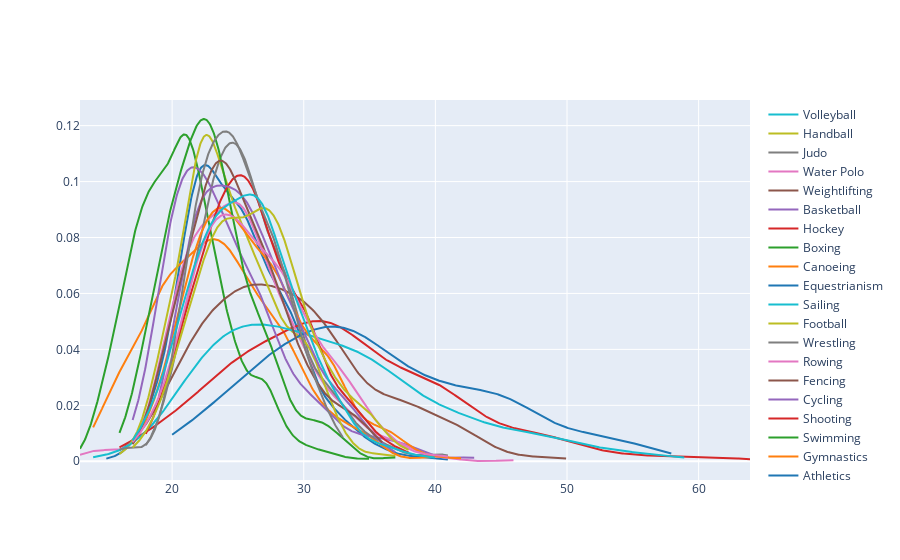

This figure's notebook cell:
### Code cell
y2 = []
labels = []

for sport in famous_sports:
    ages = athlete_df[(athlete_df["Medal"] == "Gold") & (athlete_df["Sport"] == sport)]["Age"].dropna()
    if len(ages) > 1 and ages.nunique() > 1:   # need ≥2 unique values
        y2.append(ages.tolist())
        labels.append(sport)

fig = ff.create_distplot(y2, labels, show_hist=False, show_rug=False)
fig.show()

### Figure 1 — Plotly figure (JSON) as saved in the notebook; plotly's stock layout.template omitted (floating-point values rounded to 4 significant figures; data arrays with more than 128 entries replaced by an {"elided": "..."} marker saying what was removed)
{"data": [{"legendgroup": "Athletics", "marker": {"color": "rgb(31, 119, 180)"}, "mode": "lines", "name": "Athletics", "showlegend": true, "type": "scatter", "x": {"elided": "500 float values"}, "xaxis": "x", "y": {"elided": "500 float values"}, "yaxis": "y"}, {"legendgroup": "Gymnastics", "marker": {"color": "rgb(255, 127, 14)"}, "mode": "lines", "name": "Gymnastics", "showlegend": true, "type": "scatter", "x": {"elided": "500 float values"}, "xaxis": "x", "y": {"elided": "500 float values"}, "yaxis": "y"}, {"legendgroup": "Swimming", "marker": {"color": "rgb(44, 160, 44)"}, "mode": "lines", "name": "Swimming", "showlegend": true, "type": "scatter", "x": {"elided": "500 float values"}, "xaxis": "x", "y": {"elided": "500 float values"}, "yaxis": "y"}, {"legendgroup": "Shooting", "marker": {"color": "rgb(214, 39, 40)"}, "mode": "lines", "name": "Shooting", "showlegend": true, "type": "scatter", "x": {"elided": "500 float values"}, "xaxis": "x", "y": {"elided": "500 float values"}, "yaxis": "y"}, {"legendgroup": "Cycling", "marker": {"color": "rgb(148, 103, 189)"}, "mode": "lines", "name": "Cycling", "showlegend": true, "type": "scatter", "x": {"elided": "500 float values"}, "xaxis": "x", "y": {"elided": "500 float values"}, "yaxis": "y"}, {"legendgroup": "Fencing", "marker": {"color": "rgb(140, 86, 75)"}, "mode": "lines", "name": "Fencing", "showlegend": true, "type": "scatter", "x": {"elided": "500 float values"}, "xaxis": "x", "y": {"elided": "500 float values"}, "yaxis": "y"}, {"legendgroup": "Rowing", "marker": {"color": "rgb(227, 119, 194)"}, "mode": "lines", "name": "Rowing", "showlegend": true, "type": "scatter", "x": {"elided": "500 float values"}, "xaxis": "x", "y": {"elided": "500 float values"}, "yaxis": "y"}, {"legendgroup": "Wrestling", "marker": {"color": "rgb(127, 127, 127)"}, "mode": "lines", "name": "Wrestling", "showlegend": true, "type": "scatter", "x": {"elided": "500 float values"}, "xaxis": "x", "y": {"elided": "500 float values"}, "yaxis": "y"}, {"legendgroup": "Football", "marker": {"color": "rgb(188, 189, 34)"}, "mode": "lines", "name": "Football", "showlegend": true, "type": "scatter", "x": {"elided": "500 float values"}, "xaxis": "x", "y": {"elided": "500 float values"}, "yaxis": "y"}, {"legendgroup": "Sailing", "marker": {"color": "rgb(23, 190, 207)"}, "mode": "lines", "name": "Sailing", "showlegend": true, "type": "scatter", "x": {"elided": "500 float values"}, "xaxis": "x", "y": {"elided": "500 float values"}, "yaxis": "y"}, {"legendgroup": "Equestrianism", "marker": {"color": "rgb(31, 119, 180)"}, "mode": "lines", "name": "Equestrianism", "showlegend": true, "type": "scatter", "x": {"elided": "500 float values"}, "xaxis": "x", "y": {"elided": "500 float values"}, "yaxis": "y"}, {"legendgroup": "Canoeing", "marker": {"color": "rgb(255, 127, 14)"}, "mode": "lines", "name": "Canoeing", "showlegend": true, "type": "scatter", "x": {"elided": "500 float values"}, "xaxis": "x", "y": {"elided": "500 float values"}, "yaxis": "y"}, {"legendgroup": "Boxing", "marker": {"color": "rgb(44, 160, 44)"}, "mode": "lines", "name": "Boxing", "showlegend": true, "type": "scatter", "x": {"elided": "500 float values"}, "xaxis": "x", "y": {"elided": "500 float values"}, "yaxis": "y"}, {"legendgroup": "Hockey", "marker": {"color": "rgb(214, 39, 40)"}, "mode": "lines", "name": "Hockey", "showlegend": true, "type": "scatter", "x": {"elided": "500 float values"}, "xaxis": "x", "y": {"elided": "500 float values"}, "yaxis": "y"}, {"legendgroup": "Basketball", "marker": {"color": "rgb(148, 103, 189)"}, "mode": "lines", "name": "Basketball", "showlegend": true, "type": "scatter", "x": {"elided": "500 float values"}, "xaxis": "x", "y": {"elided": "500 float values"}, "yaxis": "y"}, {"legendgroup": "Weightlifting", "marker": {"color": "rgb(140, 86, 75)"}, "mode": "lines", "name": "Weightlifting", "showlegend": true, "type": "scatter", "x": {"elided": "500 float values"}, "xaxis": "x", "y": {"elided": "500 float values"}, "yaxis": "y"}, {"legendgroup": "Water Polo", "marker": {"color": "rgb(227, 119, 194)"}, "mode": "lines", "name": "Water Polo", "showlegend": true, "type": "scatter", "x": {"elided": "500 float values"}, "xaxis": "x", "y": {"elided": "500 float values"}, "yaxis": "y"}, {"legendgroup": "Judo", "marker": {"color": "rgb(127, 127, 127)"}, "mode": "lines", "name": "Judo", "showlegend": true, "type": "scatter", "x": {"elided": "500 float values"}, "xaxis": "x", "y": {"elided": "500 float values"}, "yaxis": "y"}, {"legendgroup": "Handball", "marker": {"color": "rgb(188, 189, 34)"}, "mode": "lines", "name": "Handball", "showlegend": true, "type": "scatter", "x": {"elided": "500 float values"}, "xaxis": "x", "y": {"elided": "500 float values"}, "yaxis": "y"}, {"legendgroup": "Volleyball", "marker": {"color": "rgb(23, 190, 207)"}, "mode": "lines", "name": "Volleyball", "showlegend": true, "type": "scatter", "x": {"elided": "500 float values"}, "xaxis": "x", "y": {"elided": "500 float values"}, "yaxis": "y"}], "layout": {"barmode": "overlay", "hovermode": "closest", "legend": {"traceorder": "reversed"}, "xaxis": {"anchor": "y2", "domain": [0, 1], "zeroline": false}, "yaxis": {"anchor": "free", "domain": [0, 1], "position": 0}}}
